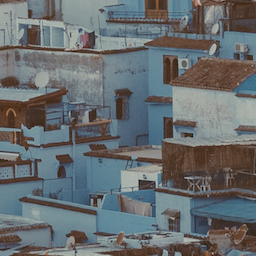
%> input picture code&data/test_images/256_256_buildings.png, 256 x 256 px
$ octave part1_1_method_test2_1.m   (GNU Octave 9; MATLAB toolbox functions it lacks are replaced by stand-ins)
%> lines starting %> are read from the running program, lines starting %| are printed output that depends on the picture
clear all;
clc;
% This is a test of circles and random 70 using dual simplex methods
% Constraint tolerance is 1e-3
% construction of utur
image = imread('../../test_images/256_256_buildings.png');%picture RGB
%> image is the input picture: size 256x256x3 uint8; mean R, G, B 103.1, 108.4, 110.7
image = double(image) / 255;
%> image: size 256x256x3 double
image_gray = rgb2gray(image);
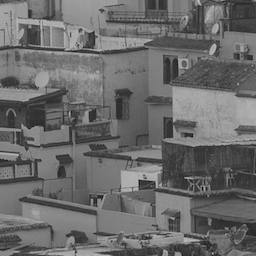
%> image_gray: size 256x256 double; min 0, max 0.766, mean 0.42
[m, n] = size(image_gray);
%> m = 256; n = 256
u = reshape(image_gray, [], 1);


% **************************************************
% construction of A
mask = imread('../../test_masks/256_256_random30.png');
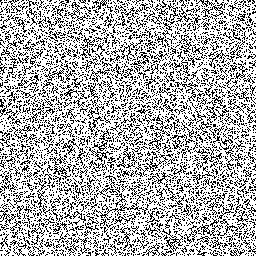
%> input picture code&data/test_masks/256_256_random30.png, 256 x 256 px
%> mask: size 256x256 logical; 69.8% white; black in thin lines or dots
Ind = mask;

ind = vec(Ind);
%> ind = 65536 logical values, 45764 true
s = sum(ind, 'all');
%> s = 45764
% s = sum(ind/255, 'all');
I = find(ind);
%> I = 45764 values from 3 to 65536

A = spalloc(s, m * n, s);
for i = 1:s
    index = I(i);
    A(i,index) = 1;
end
%> this loop made 45764 passes
%> index on passes 1 to 3: 3, 4, 5


% **************************************************
%get b
b = A * u;


% **************************************************
% construction of D
kappa = 2*m*n-m-n;
%> kappa = 130560

D = spalloc(kappa, m*n , 2*kappa);
for k = 1:m-1
    for l = 1:n
        D((l-1)*(m-1)+k,(l-1)*m+k) = -1;
        D((l-1)*(m-1)+k,(l-1)*m+k+1) = 1;
    end
end
for k_1 = 1:m
    for l_1 = 1:n-1
        D(n*(m-1)+(l_1-1)*m+k_1,(l_1-1)*m+k_1) = -1;
        D(n*(m-1)+(l_1-1)*m+k_1,l_1*m+k_1) = 1;
    end
end

% **************************************************
% reformulation and calculation
% see report
f = [ones(1,2*kappa) zeros(1,m*n)];
Aeq_1 = [speye(kappa) speye(kappa)*(-1) -D];
beq_1 = zeros(kappa,1);
y_1 = sparse(s,kappa,0);
z_1 = sparse(s,kappa,0);
Aeq_2 = [y_1 z_1 A];
beq_2 = b;
lb = sparse(2*kappa+m*n,1,0);
ub = ones(2*kappa+m*n,1);

% **************************************************
% dual simplex method
%> (the run ends here)
